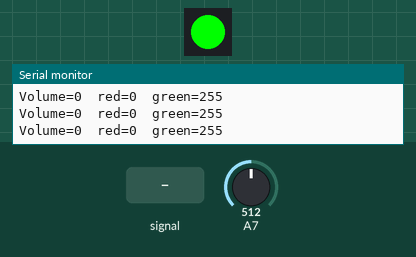
This sketch was run on a simulated Arduino Nano, built with avr-gcc and run on an emulated ATmega328P. On the bench: 1 RGB LEDs in strip order, left to right, the last lines printed to the serial monitor. The test bench sets the inputs (shaded band); at power-on: A7 = 512. Dim RGB values are drawn brighter than linear.

Above: at 1.2 s.
1.3 s: A7 fed a 200 Hz sine of ±460 counts around its level
At 1.8 s:
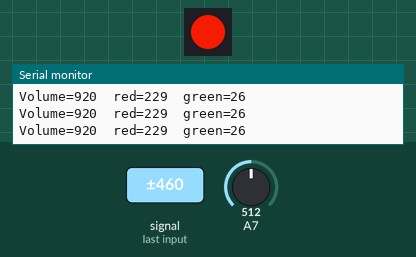
2.8 s: A7 fed a 50 Hz sine of ±306 counts around its level
At 4.0 s:
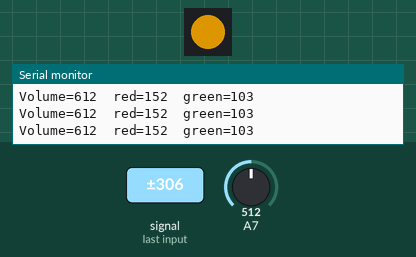
4.3 s: A7 fed a 1000 Hz sine of ±255 counts around its level
At 5.5 s:
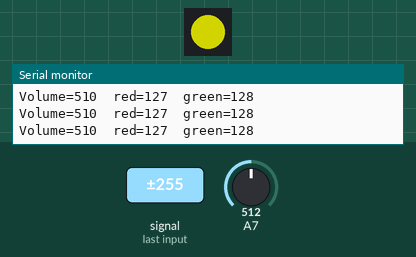
5.8 s: A7 set to 900
At 7.0 s:
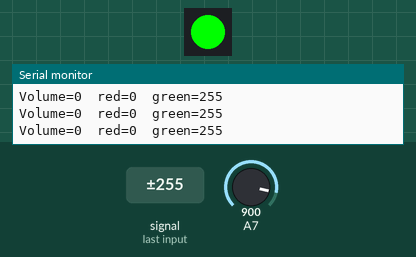
7.3 s: A7 set to 1023
At 8.2 s:
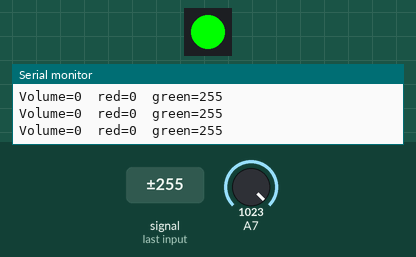
8.8 s: A7 set to 716
At 8.82 s:
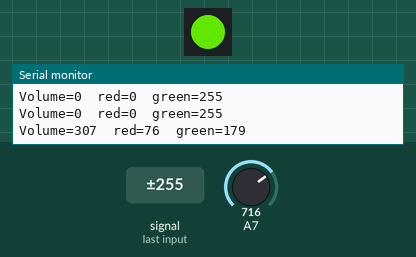
Timing chart, 0 to 11.3 s (numbered marks = the images above; inputs shaded):
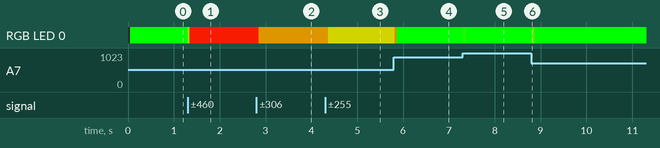

The sketch:

sensore_volume_e_neopixel8.ino
```cpp
/*******************************************
 * CORSO ELETTRONICA WEARABLE CON ARDUINO
 *
 * Author: Rosita Esposito
 * Ver: 1.0
 * Title: Esempio di effetti luminosi correlati al volume percepito
 *
 * Circuit: Board Adafruit Flora con sensore di suono/rumore a microfono
 *
 */

// Includo la libreria Neopixel
#include <Adafruit_NeoPixel.h>
#ifdef __AVR__
  #include <avr/power.h>
#endif

// Dichiaro il PIN 8 come PIN di controllo della strip Neopixel
// sul PIN 8 di Flora è collegato il Neopixel saldato sulla scheda
#define PIN            8

// Creo l'oggetto pixels come striscia di un solo pixel controllato dal PIN definito sopra
Adafruit_NeoPixel pixels = Adafruit_NeoPixel(1, PIN, NEO_GRB + NEO_KHZ800);

// Dichiaro le variabili usate nello Sketch
unsigned long tempo;
int pressione,pMax,pMin,volume;
int red,green;

void setup() {
// Inizializzo la comunicazione con il terminale seriale e la libreria neopixel
Serial.begin(9600);
pixels.begin();
}


void loop() {
  // Registro il tempo iniziale
  tempo=millis();

  // inizializzo i registri dei valori minimi e massimi della pressione acustica
  // campionata nell'intervallo
  pMax=0;
  pMin=1023;

 // Registro i valori mini e massimi di pressione acustica in un intervallo di 50 ms
 while((millis()-tempo)<50)
  {
    pressione=analogRead (A7);
    if(pressione>pMax) pMax=pressione;
    if(pressione<pMin) pMin=pressione;
  }

// Calcolo il volume sonoro e lo scrivo sul terminale seriale
volume =pMax-pMin;
Serial.print("Volume=");
Serial.print(volume);

// Uso la funzione map per stabilire valori di rosso e verde proporzionali
// e inversamente proporzionali al volume rilevato. Scrivo i valori sul terminale seriale
red= map(volume,0,1023,0,255);
green= map(volume,0,1023,255,0);
Serial.print("\tred=");
Serial.print(red);
Serial.print("\tgreen=");
Serial.println(green);

// Imposto il colore del neopixel e lo attivo
pixels.setPixelColor(0, pixels.Color(red,green,0));
pixels.show();
}
```

Measured:
- after the input at 1.3 s, RGB LED 0: RGB(0, 255, 0) → RGB(96, 159, 0) at once, → RGB(229, 26, 0) 0.05 s later
- after the input at 2.8 s, RGB LED 0: RGB(229, 26, 0) → RGB(152, 103, 0) after 0.05 s
- after the input at 4.3 s, RGB LED 0: RGB(152, 103, 0) → RGB(127, 128, 0) after 0.06 s
- after the input at 5.8 s, RGB LED 0: RGB(127, 128, 0) → RGB(160, 95, 0) at once, → RGB(0, 255, 0) 0.05 s later
- after the input at 7.3 s, RGB LED 0: RGB(0, 255, 0) → RGB(30, 225, 0) at once, → RGB(0, 255, 0) 0.05 s later
- after the input at 8.8 s, RGB LED 0: RGB(0, 255, 0) → RGB(76, 179, 0) at once, → RGB(0, 255, 0) 0.05 s later
